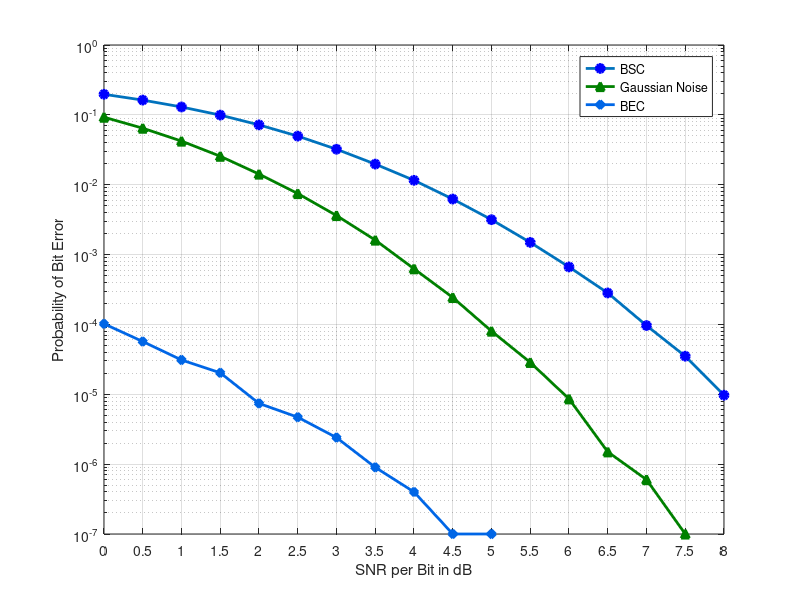

This chart was generated by the following MATLAB code: (Note: this script raises an error after producing the figure.)
clearvars;
SNRdb=0:0.5:8;

BER_BEC=[0.000102100000000000,5.69000000000000e-05,3.10000000000000e-05,2.03000000000000e-05,7.40000000000000e-06,4.70000000000000e-06,2.40000000000000e-06,9.00000000000000e-07,4.00000000000000e-07,1.00000000000000e-07,1.00000000000000e-07,0,0,0,0,0,0];
BER_BSC=[0.197034600000000,0.162670000000000,0.129729500000000,0.0991929000000000,0.0718840000000000,0.0496306000000000,0.0322061000000000,0.0197336000000000,0.0115570000000000,0.00623160000000000,0.00315910000000000,0.00149270000000000,0.000665000000000000,0.000282300000000000,9.64000000000000e-05,3.51000000000000e-05,9.70000000000000e-06];
BER_GAU=[0.0926027000000000,0.0644313000000000,0.0421226000000000,0.0255666000000000,0.0142010000000000,0.00747290000000000,0.00362130000000000,0.00161250000000000,0.000626300000000000,0.000243100000000000,8.02000000000000e-05,2.86000000000000e-05,8.60000000000000e-06,1.50000000000000e-06,6.00000000000000e-07,1.00000000000000e-07,0];
semilogy(SNRdb,BER_BSC,'o-','linewidth',2,'markerfacecolor','b','markeredgecolor','b');

hold on; semilogy(SNRdb,BER_GAU,'^-','linewidth',2,'color',[0 0.5 0],'markerfacecolor',[0 0.5 0],'markeredgecolor',[0 0.5 0]);

hold on; semilogy(SNRdb,BER_BEC,'d-','linewidth',2,'color',[0 0.4 0.9],'markerfacecolor',[0 0.4 0.9],'markeredgecolor',[0 0.4 0.9]);

xlabel('SNR per Bit in dB'); ylabel('Probability of Bit Error'); grid on;

legend('BSC','Gaussian Noise','BEC'); axis([0 8 1e-7 1]); set(gca,'xtick',0:0.5:8)

Saveas(gcf,'projectBasic.jpg','jpg');